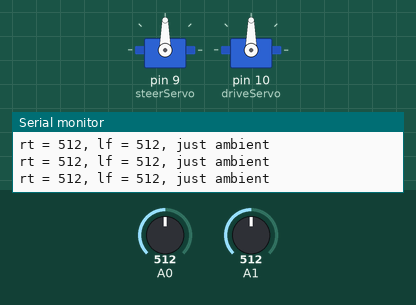
The sketch below on a simulated Arduino Uno, built with avr-gcc and run on an emulated ATmega328P. Parts: 2 × servo, the last lines printed to the serial monitor. The inputs (shaded band) are chosen by the test bench; at power-on: A0 = 512, A1 = 512.

Above: at 1.2 s.
1.3 s: A0 set to 639
4.3 s: A0 set to 668
At 5.4 s:
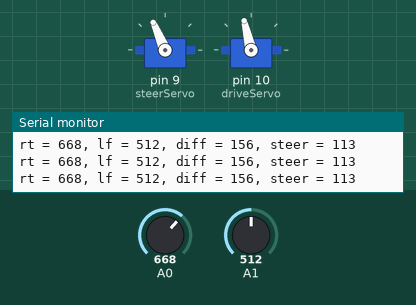
5.8 s: A1 set to 660
At 6.4 s:
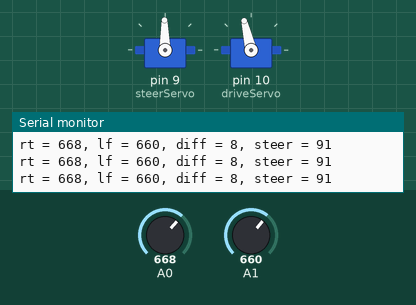
7.3 s: A1 set to 1023
At 8.0 s:
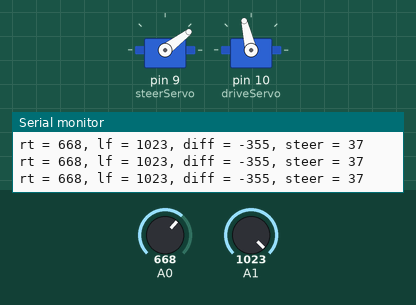
8.8 s: A1 set to 900
At 9.6 s:
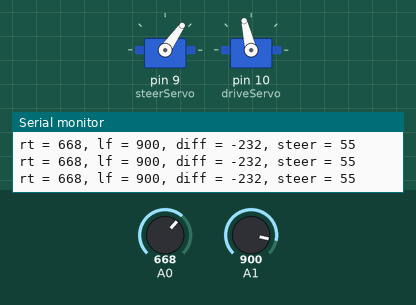
10.3 s: A0 set to 306
At 11.3 s:
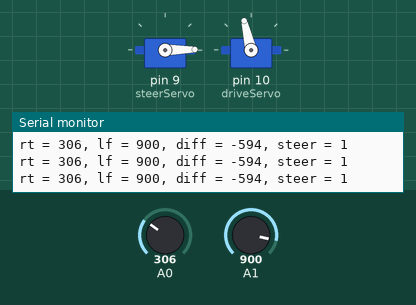
Timing chart, 0 to 12.8 s (numbered marks = the images above; inputs shaded):
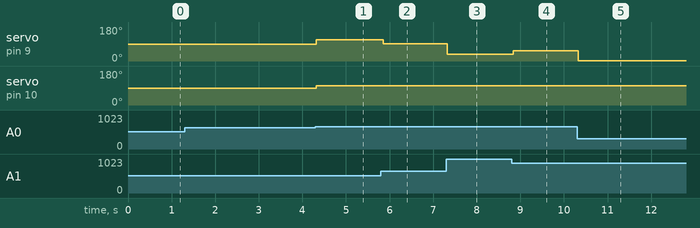

Measured:
- the behaviour switches between 650 and 651 on A0 (found by bisection; images 0 and 1)
- after the input at 4.3 s, servo on pin 9 (steerServo): 90° → 113° at once; servo on pin 10 (driveServo): 90° → 103° at once
- after the input at 5.8 s, servo on pin 9 (steerServo): 113° → 91° after 0.05 s
- after the input at 7.3 s, servo on pin 9 (steerServo): 91° → 37° at once
- after the input at 8.8 s, servo on pin 9 (steerServo): 37° → 55° at once
- after the input at 10.3 s, servo on pin 9 (steerServo): 55° → 1° at once

The sketch:

Lt-follower_arduino-code.ino
```cpp
/*
 RC Drive to Light
 Reads two LDR's at the front of the vehicle. Once a threshold light
 level is exceeded, it steers towards the light source and drives
 forward. Below the threshold, the car stops and steers straight.

 Circuit:
 Team Associated XPS Micro ESC #29136
 - Battery Connector to Battery
 - Batt + Terminal to Arduino Vin

 Servo1 5V to Servo2 5V
 Servo1 GND to Servo2 GND
 Servo1 GND to Arduino GND
 Servo1 Signal to Arduino Pin 9
 Servo2 Signal to Arduino Pin 10

 5V through 100uF Cap to GND
 5V through 0.1uF Cap to GND

 LDR1: 5V through LDR to Pin A0 and through 10K resistor to ground.
 LDR2: 5V through LDR to Pin A1 and through 10K resistor to ground.
 */

#include <Servo.h>

Servo driveServo;  // create servo object to control a servo
Servo steerServo;  // create servo object to control a servo

int drivePos = 90;    // variable to store the servo position
int steerPos = 90;    // variable to store the servo position

int rtEyeValue = 0;
int lfEyeValue = 0;
int difference = 0;

int threshold = 650;  // todo: write a setup function that reads the LDR's for a while to determine a good threshold value before entering the main loop.

void setup() {
  Serial.begin(9600);
  steerServo.attach(9);  // attaches the servo on pin 9 to the servo object
  driveServo.attach(10);  // attaches the servo on pin 10 to the servo object
}

void loop() {
  rtEyeValue = analogRead(0);
  lfEyeValue = analogRead(1);
  Serial.print("rt = " );
  Serial.print(rtEyeValue, DEC);
  Serial.print(", lf = ");
  Serial.print(lfEyeValue, DEC);

  if( rtEyeValue > threshold || lfEyeValue > threshold) //look for some light
  {
    difference = rtEyeValue - lfEyeValue;
    steerPos = map(difference, -300, 300, 45, 135);     // scale it to use it with the servo (value between 0 and 180)
    steerServo.write(steerPos);
    driveServo.write(103);                              // you may need to tweak this value to get the speed you want
    Serial.print(", diff = ");
    Serial.print(difference, DEC);
    Serial.print(", steer = ");
    Serial.print(steerPos, DEC);

  }
  else{
    Serial.print(", just ambient");
    steerServo.write(90);
    driveServo.write(90);
  }
  Serial.println(" ");
}
```
